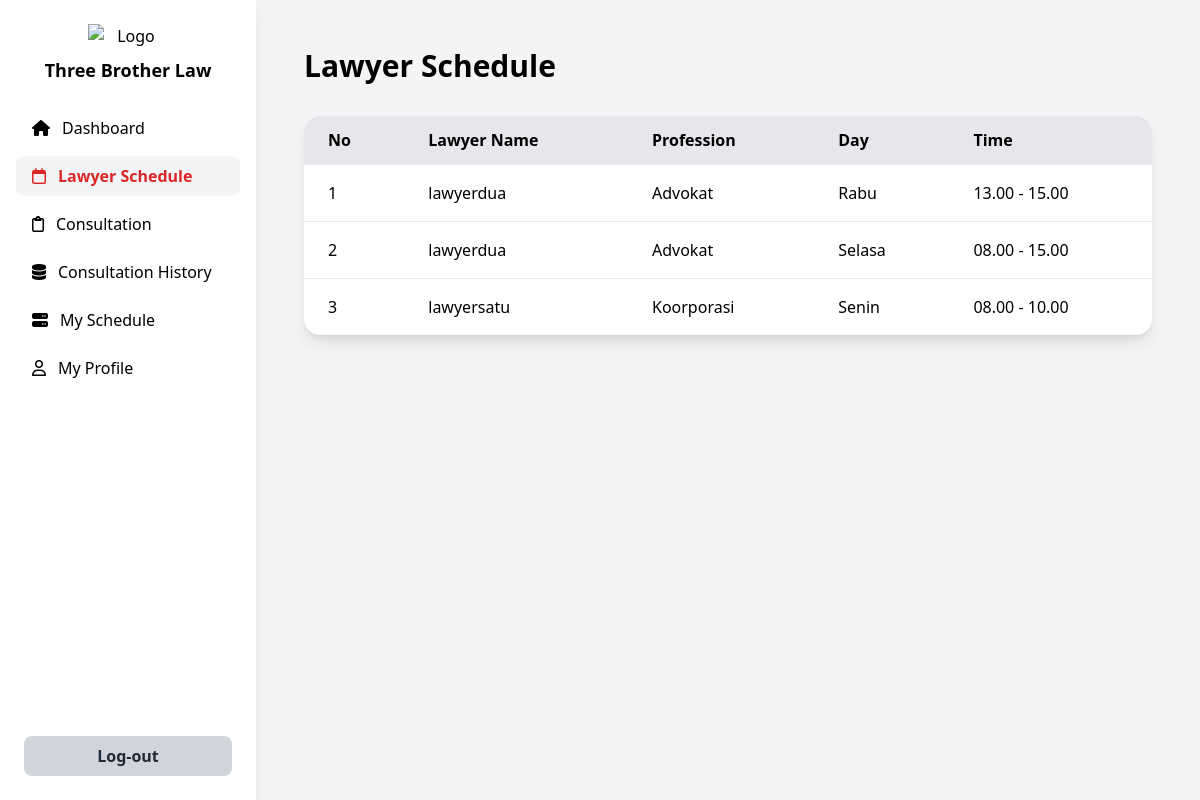
The page /pengacara/lawyer-schadule/lawyer-schedule.php (signed in) on the database as committed earlier.
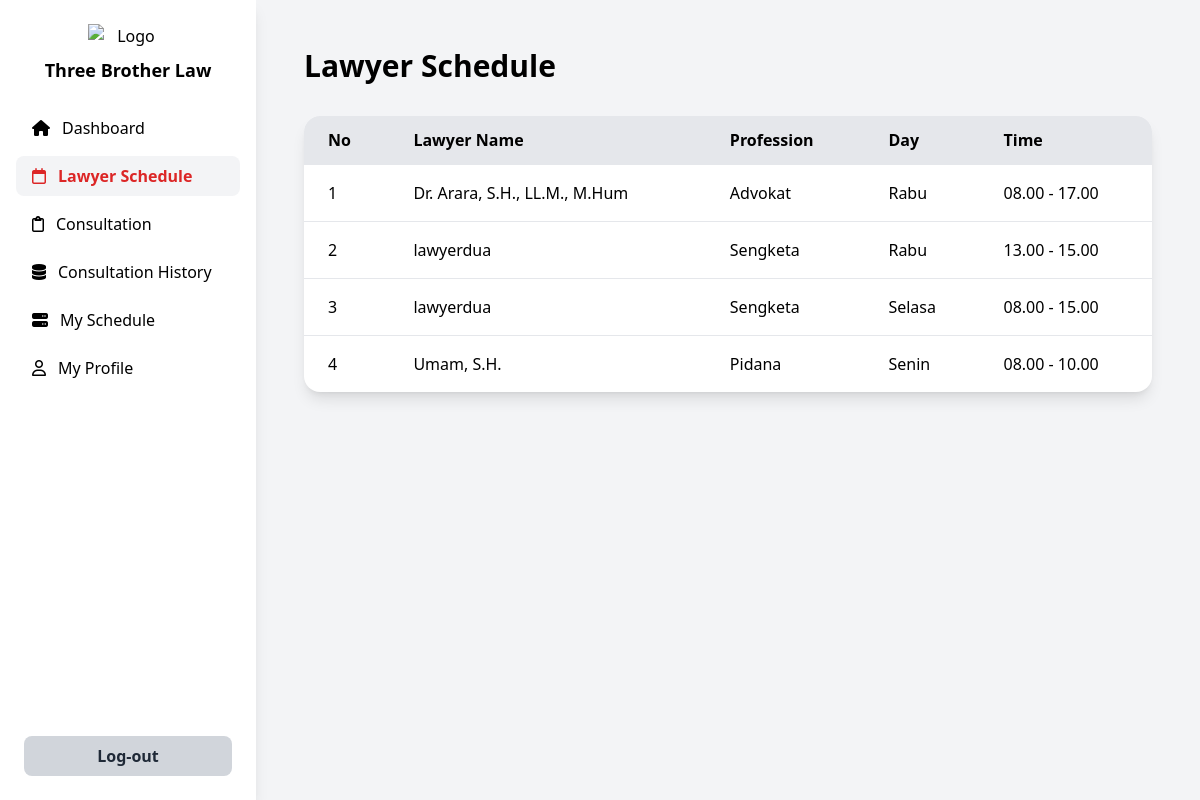
The same page on the database as committed later.
### tables this page shows
CREATE TABLE `lawyer_schedule` (
  `id` int NOT NULL,
  `lawyer_id` int DEFAULT NULL,
  `lawyer_username` varchar(100) DEFAULT NULL,
  `day` enum('Senin','Selasa','Rabu','Kamis','Jumat') DEFAULT NULL,
  `start_time` enum('08.00','10.00','13.00','15.00') DEFAULT NULL,
  `end_time` enum('10.00','12.00','15.00','17.00') DEFAULT NULL,
  `created_at` timestamp NULL DEFAULT CURRENT_TIMESTAMP
);

CREATE TABLE `lawyers` (
  `id` int NOT NULL,
  `user_id` int NOT NULL,
  `full_name` varchar(100) NOT NULL,
  `email` varchar(100) NOT NULL,
  `address` varchar(255) DEFAULT NULL,
  `birth_place` varchar(100) DEFAULT NULL,
  `birth_date` date DEFAULT NULL,
  `profession` varchar(100) DEFAULT NULL,
  `phone` varchar(20) DEFAULT NULL,
  `created_at` timestamp NULL DEFAULT CURRENT_TIMESTAMP,
  `updated_at` timestamp NULL DEFAULT CURRENT_TIMESTAMP ON UPDATE CURRENT_TIMESTAMP
);

### pengacara/lawyer-schadule/lawyer-schedule.php (the view, shortened to what this page needs)
<?php
require_once '../../config.php';
try {
    $stmt = $pdo->query("
        SELECT
            l.full_name AS lawyer_name,
            l.profession,
            ls.day,
            ls.start_time,
            ls.end_time
        FROM lawyer_schedule ls
        JOIN lawyers l ON ls.lawyer_id = l.id
        ORDER BY ls.id DESC
    ");
    $result = $stmt->fetchAll(PDO::FETCH_ASSOC);
} catch (PDOException $e) {
    die("Terjadi kesalahan: " . $e->getMessage());
}
?>
<!DOCTYPE html>
<html lang="en">
<head>
  <script src="https://cdn.tailwindcss.com"></script>
  <link rel="stylesheet" href="https://cdnjs.cloudflare.com/ajax/libs/font-awesome/6.4.0/css/all.min.css">
</head>
<body class="bg-gray-100 font-sans">
  <div class="flex min-h-screen">
    <aside class="w-64 bg-white shadow-lg flex flex-col justify-between">
      <div>
        <div class="p-6 text-center">
          <img src="../../assets/img/logo.png" alt="Logo" class="w-20 mx-auto mb-2">
          <h2 class="text-lg font-bold">Three Brother Law</h2>
        </div>
        <nav class="px-4 space-y-2">
          <a href="../lawyer-dashboard.php" class="flex items-center space-x-3 px-4 py-2 rounded-lg hover:bg-gray-100">
            <i class="fa-solid fa-house"></i>
            <span>Dashboard</span>
          </a>
          <a href="./lawyer-schedule.php" class="flex items-center space-x-3 px-4 py-2 rounded-lg bg-gray-100 text-red-600 font-semibold">
            <i class="fa-regular fa-calendar"></i>
            <span>Lawyer Schedule</span>
          </a>
          <a href="../consultation/consultation.php" class="flex items-center space-x-3 px-4 py-2 rounded-lg hover:bg-gray-100">
            <i class="fa-regular fa-clipboard"></i>
            <span>Consultation</span>
          </a>
          <a href="../consultation-history/consultation-history.php" class="flex items-center space-x-3 px-4 py-2 rounded-lg hover:bg-gray-100">
            <i class="fa-solid fa-database"></i>
            <span>Consultation History</span>
          </a>
          <a href="../my-schadule/my-schedule.php" class="flex items-center space-x-3 px-4 py-2 rounded-lg hover:bg-gray-100">
            <i class="fa-solid fa-server"></i>
            <span>My Schedule</span>
          </a>
          <a href="../my-profile/my-profile.php" class="flex items-center space-x-3 px-4 py-2 rounded-lg hover:bg-gray-100">
            <i class="fa-regular fa-user"></i>
            <span>My Profile</span>
          </a>
        </nav>
      </div>
      <div class="p-6">
        <button onclick="window.location.href='../../logout.php'"
          class="w-full py-2 bg-gray-300 text-gray-800 rounded-lg hover:bg-gray-400 font-semibold">
          Log-out
        </button>
      </div>
    </aside>
    <main class="flex-1 p-12">
      <h1 class="text-3xl font-bold mb-8">Lawyer Schedule</h1>
      <div class="bg-white shadow-lg rounded-2xl overflow-hidden">
        <table class="w-full text-left border-collapse">
          <thead class="bg-gray-200">
            <tr>
              <th class="px-6 py-3">No</th>
              <th class="px-6 py-3 font-semibold">Lawyer Name</th>
              <th class="px-6 py-3 font-semibold">Profession</th>
              <th class="px-6 py-3 font-semibold">Day</th>
              <th class="px-6 py-3 font-semibold">Time</th>
            </tr>
          </thead>
          <tbody>
        <?php if (count($result) > 0): ?>
            <?php foreach ($result as $index => $row): ?>
                <tr class="border-t">
                    <td class="px-6 py-4"><?= $index + 1 ?></td>
                    <td class="px-6 py-4"><?= htmlspecialchars($row['lawyer_name']) ?></td>
                    <td class="px-6 py-4"><?= htmlspecialchars($row['profession']) ?></td>
                    <td class="px-6 py-4"><?= htmlspecialchars($row['day']) ?></td>
                    <td class="px-6 py-4"><?= htmlspecialchars($row['start_time']) ?> - <?= htmlspecialchars($row['end_time']) ?></td>
                </tr>
            <?php endforeach; ?>
        <?php else: ?>
            <tr>
                <td colspan="4" class="px-6 py-4 text-center text-gray-500">Belum ada jadwal.</td>
            </tr>
        <?php endif; ?>
          </tbody>
        </table>
      </div>
    </main>
  </div>
</body>
</html>

Rows that differ between the two databases and show on the page:
added lawyer_schedule: lawyer.full_name "Dr. Arara, S.H., LL.M., M.Hum", lawyer.profession "Advokat", day "Rabu", start_time "08.00", end_time "17.00"
changed through a linked row, lawyer_schedule (number 2 of 4 on the later page): lawyer.profession "Advokat" → "Sengketa"
changed through a linked row, lawyer_schedule "Selasa": lawyer.profession "Advokat" → "Sengketa"
changed through a linked row, lawyer_schedule "Senin": lawyer.full_name "lawyersatu" → "Umam, S.H."; lawyer.profession "Koorporasi" → "Pidana"
